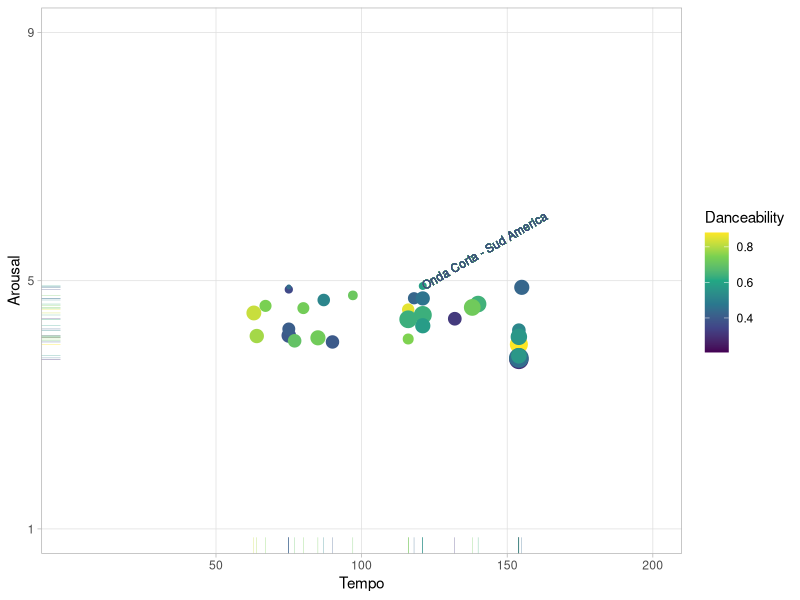

Reproduce this figure in R.
## ---- chunk 1
knitr::opts_chunk$set(echo = TRUE)
## ---- chunk 2

library(ggplot2)

aisc2024 <- read.csv("aisc.csv", header = TRUE)

aisc2024 |>                   # Start with the data
  ggplot(                     # Set up the plot.
    aes(
      x = tempo,
      y = arousal,
      size = instrumentalness,
      colour = danceability
    )
  ) +
  geom_point() +              # Scatter plot.
  geom_rug(linewidth = 0.1) + # Add 'fringes' to show data distribution.
  geom_text(                  # Add text labels from above.
    x = 121,
    y = 4.91,
    label = "Onda Corta - Sud America",
    size = 3,                 # Override size (not loudness here).
    hjust = "left",           # Align left side of label with the point.
    vjust = "center",         # Align vertical centre of label with the point.
    angle = 30                # Rotate the text label
  ) +
  scale_x_continuous(         # Fine-tune the x axis.
    limits = c(0, 200),
    breaks = c(50, 100, 150, 200), # Specify grid lines
    minor_breaks = NULL       # Remove 'minor' grid lines.
  ) +
  scale_y_continuous(         # Fine-tune the y axis in the same way.
    limits = c(1, 9),
    breaks = c(1, 5, 9),
    minor_breaks = NULL
  ) +
  scale_colour_viridis_c() +  # Use the popular viridis colour palette.
  scale_size_continuous(      # Fine-tune the sizes of each point.
    trans = "exp",            # Use an exp transformation to emphasise loud..
    guide = "none"            # Remove the legend for size.
  ) +
  theme_light() +             # Use a simpler theme.
  labs(                       # Make the titles nice.
    x = "Tempo",
    y = "Arousal",
    colour = "Danceability"
  )

## ---- chunk 3
aisc2024



